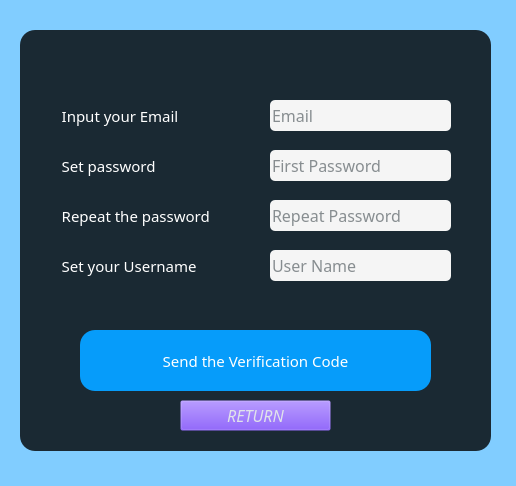
<?xml version="1.0" encoding="UTF-8"?>
<ui version="4.0">
 <class>Signon</class>
 <widget class="QWidget" name="Signon">
  <property name="geometry">
   <rect>
    <x>0</x>
    <y>0</y>
    <width>516</width>
    <height>486</height>
   </rect>
  </property>
  <property name="minimumSize">
   <size>
    <width>516</width>
    <height>424</height>
   </size>
  </property>
  <property name="maximumSize">
   <size>
    <width>516</width>
    <height>500</height>
   </size>
  </property>
  <property name="windowTitle">
   <string>Form</string>
  </property>
  <property name="styleSheet">
   <string notr="true">*{
	background:rgb(129, 205, 255);
	font-size:15px;
	font-family:Century Gothic,sans-serif;
}</string>
  </property>
  <widget class="QFrame" name="frame">
   <property name="geometry">
    <rect>
     <x>20</x>
     <y>30</y>
     <width>471</width>
     <height>421</height>
    </rect>
   </property>
   <property name="styleSheet">
    <string notr="true">QFrame{
	background:rgba(0,0,0,0.8);
	border-radius:15px;
}</string>
   </property>
   <property name="frameShape">
    <enum>QFrame::StyledPanel</enum>
   </property>
   <property name="frameShadow">
    <enum>QFrame::Raised</enum>
   </property>
   <widget class="QLineEdit" name="set_usrname">
    <property name="geometry">
     <rect>
      <x>250</x>
      <y>70</y>
      <width>181</width>
      <height>31</height>
     </rect>
    </property>
    <property name="styleSheet">
     <string notr="true">QLineEdit{
	color:rgb(25, 37, 44);
	background-color:rgb(245, 245, 245);
	font-size:16px;
	border-style:outset;
	border-radius:5px;
}</string>
    </property>
    <property name="inputMask">
     <string/>
    </property>
    <property name="placeholderText">
     <string>Email</string>
    </property>
   </widget>
   <widget class="QLineEdit" name="pswd_1">
    <property name="geometry">
     <rect>
      <x>250</x>
      <y>120</y>
      <width>181</width>
      <height>31</height>
     </rect>
    </property>
    <property name="styleSheet">
     <string notr="true">QLineEdit{
	color:rgb(25, 37, 44);
	background-color:rgb(245, 245, 245);
	font-size:16px;
	border-style:outset;
	border-radius:5px;
}</string>
    </property>
    <property name="echoMode">
     <enum>QLineEdit::Normal</enum>
    </property>
    <property name="placeholderText">
     <string>First Password</string>
    </property>
   </widget>
   <widget class="QLabel" name="label">
    <property name="geometry">
     <rect>
      <x>30</x>
      <y>70</y>
      <width>211</width>
      <height>31</height>
     </rect>
    </property>
    <property name="font">
     <font>
      <family>Century Gothic</family>
      <pointsize>11</pointsize>
      <weight>50</weight>
      <italic>false</italic>
      <bold>false</bold>
     </font>
    </property>
    <property name="styleSheet">
     <string notr="true">color: rgb(255, 255, 255);
background-color: rgba(255, 255, 255, 0);
font:11pt</string>
    </property>
    <property name="text">
     <string>   Input your Email</string>
    </property>
   </widget>
   <widget class="QLabel" name="label_2">
    <property name="geometry">
     <rect>
      <x>30</x>
      <y>120</y>
      <width>181</width>
      <height>31</height>
     </rect>
    </property>
    <property name="styleSheet">
     <string notr="true">color: rgb(255, 255, 255);
background-color: rgba(255, 255, 255, 0);
font:11pt</string>
    </property>
    <property name="text">
     <string>   Set password</string>
    </property>
   </widget>
   <widget class="QLabel" name="label_4">
    <property name="geometry">
     <rect>
      <x>30</x>
      <y>170</y>
      <width>231</width>
      <height>31</height>
     </rect>
    </property>
    <property name="styleSheet">
     <string notr="true">color: rgb(255, 255, 255);
background-color: rgba(255, 255, 255, 0);
font:11pt</string>
    </property>
    <property name="text">
     <string>   Repeat the password</string>
    </property>
   </widget>
   <widget class="QLineEdit" name="pswd_2">
    <property name="geometry">
     <rect>
      <x>250</x>
      <y>170</y>
      <width>181</width>
      <height>31</height>
     </rect>
    </property>
    <property name="styleSheet">
     <string notr="true">QLineEdit{
	color:rgb(25, 37, 44);
	background-color:rgb(245, 245, 245);
	font-size:16px;
	border-style:outset;
	border-radius:5px;
}</string>
    </property>
    <property name="placeholderText">
     <string>Repeat Password</string>
    </property>
   </widget>
   <widget class="QPushButton" name="pushButton_2">
    <property name="geometry">
     <rect>
      <x>60</x>
      <y>300</y>
      <width>351</width>
      <height>61</height>
     </rect>
    </property>
    <property name="minimumSize">
     <size>
      <width>351</width>
      <height>61</height>
     </size>
    </property>
    <property name="maximumSize">
     <size>
      <width>351</width>
      <height>61</height>
     </size>
    </property>
    <property name="styleSheet">
     <string notr="true">
QPushButton{
	background:#069cfa;
	color:#fff;
	border-radius:15px;
	font: 87 12pt &quot;Arial Black&quot;;
}

QPushButton:pressed{
background-color:rgb(255, 170, 127);
border-style:inset;
}

</string>
    </property>
    <property name="text">
     <string>Send the Verification Code</string>
    </property>
   </widget>
   <widget class="QLabel" name="label_3">
    <property name="geometry">
     <rect>
      <x>30</x>
      <y>220</y>
      <width>211</width>
      <height>31</height>
     </rect>
    </property>
    <property name="font">
     <font>
      <family>Century Gothic</family>
      <pointsize>11</pointsize>
      <weight>50</weight>
      <italic>false</italic>
      <bold>false</bold>
     </font>
    </property>
    <property name="styleSheet">
     <string notr="true">color: rgb(255, 255, 255);
background-color: rgba(255, 255, 255, 0);
font:11pt</string>
    </property>
    <property name="text">
     <string>   Set your Username</string>
    </property>
   </widget>
   <widget class="QLineEdit" name="nickname">
    <property name="geometry">
     <rect>
      <x>250</x>
      <y>220</y>
      <width>181</width>
      <height>31</height>
     </rect>
    </property>
    <property name="styleSheet">
     <string notr="true">QLineEdit{
	color:rgb(25, 37, 44);
	background-color:rgb(245, 245, 245);
	font-size:16px;
	border-style:outset;
	border-radius:5px;
}</string>
    </property>
    <property name="echoMode">
     <enum>QLineEdit::Normal</enum>
    </property>
    <property name="placeholderText">
     <string>User Name</string>
    </property>
   </widget>
   <widget class="QToolButton" name="returnBt">
    <property name="geometry">
     <rect>
      <x>160</x>
      <y>370</y>
      <width>151</width>
      <height>31</height>
     </rect>
    </property>
    <property name="styleSheet">
     <string notr="true">QToolButton{
	background-color: rgb(85,17,255,0);
	color:rgb(224, 227, 234);
	font-style:italic bold;
	font-size:16px;
}

QToolButton:pressed{
	background-color:rgb(255, 98, 98);
	border-style:inset;
}</string>
    </property>
    <property name="text">
     <string>RETURN</string>
    </property>
   </widget>
  </widget>
 </widget>
 <resources/>
 <connections/>
</ui>
